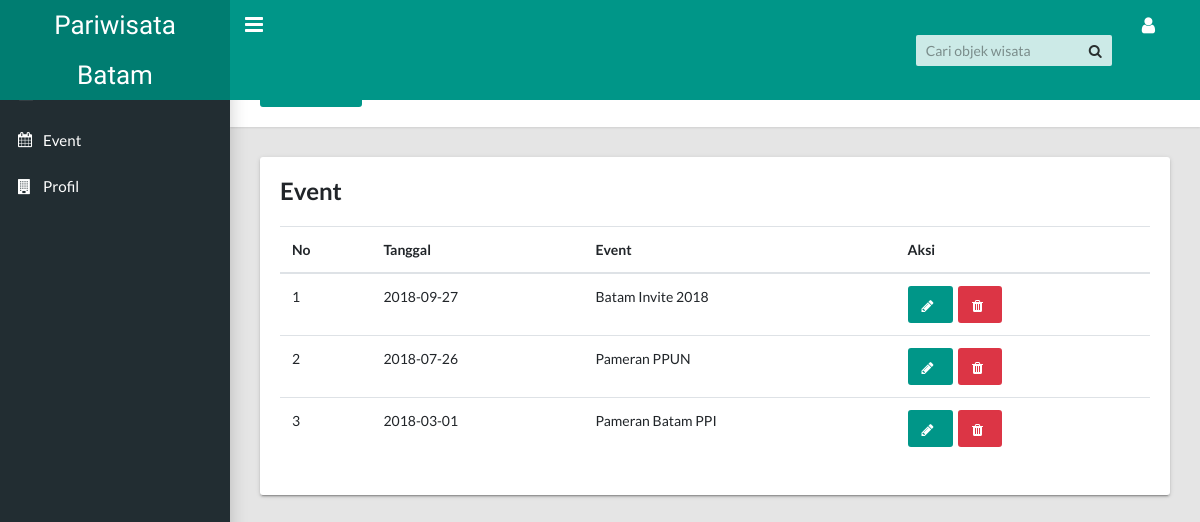
/event.php, run on the app's committed database.
### tables this page shows
CREATE TABLE `tbl_event` (
  `id_event` int(11) NOT NULL,
  `tanggal` date NOT NULL,
  `event` text NOT NULL
);

### event.php (the view, shortened to what this page needs)
<!DOCTYPE html>
<html lang="en">
    <?php include("koneksi.php");?>
  <?php include("head.php");?>
  <body class="app sidebar-mini rtl">
    <?php include("header.php");?>
    <?php include("sidebar.php");?>
    <main class="app-content">
      <div class="app-title">
        <a href="event_tambah.php" class="btn btn-primary icon-btn"><i class="fa fa-plus"></i>Add Item	</a>
        <ul class="app-breadcrumb breadcrumb">
          <li class="breadcrumb-item"><i class="fa fa-home fa-lg"></i></li>
          <li class="breadcrumb-item"><a href="#">Wisata</a></li>
        </ul>
      </div>
      <div class="row">
        <div class="col-md-12">
          <div class="tile">
            <h3 class="tile-title">Event</h3>
            <table class="table table-hover">
              <thead>
                <tr>
                  <th>No</th>
                  <th>Tanggal</th>
                  <th>Event</th>
                  <th>Aksi</th>
                </tr>
              </thead>
              <tbody>
              <?php
              $sql = "select * from tbl_event order by tanggal desc";
              $eks = mysqli_query($conn, $sql);
              $no = 1;
              while($row = mysqli_fetch_array($eks)){
              ?>
                <tr>
                  <td><?php echo $no++;?></td>
                  <td><?php echo $row['tanggal'];?></td>
                  <td><?php echo $row['event'];?></td>
                  <td><a href="event_edit.php?id=<?php echo $row['id_event'];?>" class="btn btn-primary icon-btn"><i class="fa fa-pencil"></i></a>
                    &nbsp;<a href="event_hapus.php?id=<?php echo $row['id_event'];?>" class="btn btn-danger icon-btn" onclick="return confirm('Yakin menghapus data?');"><i class="fa fa-trash"></i></a></td>
                </tr>
              <?php
              }
              ?>
              </tbody>
            </table>
          </div>
        </div>
      </div>
    </main>
  </body>
</html>

### data on the page
tbl_event: tanggal "2018-09-27", event "Batam Invite 2018"
tbl_event: tanggal "2018-07-26", event "Pameran PPUN"
tbl_event: tanggal "2018-03-01", event "Pameran Batam PPI"
